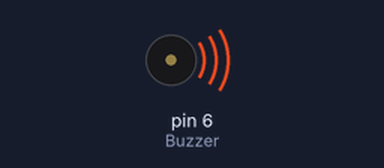
Recording of a sketch running on a simulated Arduino Uno, built with avr-gcc and run on an emulated ATmega328P. Parts: buzzer (waves = sounding).

Above: at 0.2 s.
Timing chart, 0 to 17.6 s (numbered marks = the images above):
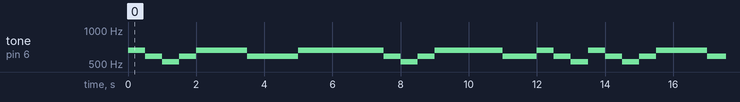

Measured:
- by itself, tone on pin 6 (Buzzer): repeats every 13.5 s: 587 Hz 0.50 s, 523 Hz 0.50 s, 587 Hz 0.50 s, 659 Hz 1.5 s, 587 Hz 1.5 s, 659 Hz 2.5 s, 587 Hz 0.50 s, 523 Hz 0.50 s, 587 Hz 0.50 s, 659 Hz 2.0 s, 587 Hz 1.0 s, 659 Hz 0.50 s, 587 Hz 0.50 s, 523 Hz 0.50 s, 659 Hz 0.50 s

The sketch:

20201029_buzzer.ino
```cpp
int Buzzer = 6;

void setup() {
  pinMode(Buzzer,OUTPUT);

}

void loop() {
  tone(Buzzer,659);           //도523   레587   미659
  delay(500);
  tone(Buzzer,587);
  delay(500);
  tone(Buzzer,523);
  delay(500);
  tone(Buzzer,587);
  delay(500);
  tone(Buzzer,659);           //도523   레587   미659
  delay(500);
  tone(Buzzer,659);           //도523   레587   미659
  delay(500);
  tone(Buzzer,659);           //도523   레587   미659
  delay(500);
  tone(Buzzer,587);
  delay(500);
  tone(Buzzer,587);
  delay(500);
  tone(Buzzer,587);
  delay(500);
  tone(Buzzer,659);           //도523   레587   미659
  delay(500);
  tone(Buzzer,659);           //도523   레587   미659
  delay(500);
  tone(Buzzer,659);           //도523   레587   미659
  delay(1000);
  tone(Buzzer,659);           //도523   레587   미659
  delay(500);
  tone(Buzzer,587);
  delay(500);
  tone(Buzzer,523);
  delay(500);
  tone(Buzzer,587);
  delay(500);
  tone(Buzzer,659);           //도523   레587   미659
  delay(1000);
  tone(Buzzer,659);           //도523   레587   미659
  delay(500);
  tone(Buzzer,659);
  delay(500);
  tone(Buzzer,587);
  delay(500);
  tone(Buzzer,587);
  delay(500);
  tone(Buzzer,659);
  delay(500);
   tone(Buzzer,587);
  delay(500);
  tone(Buzzer,523);
  delay(500);


}
```
